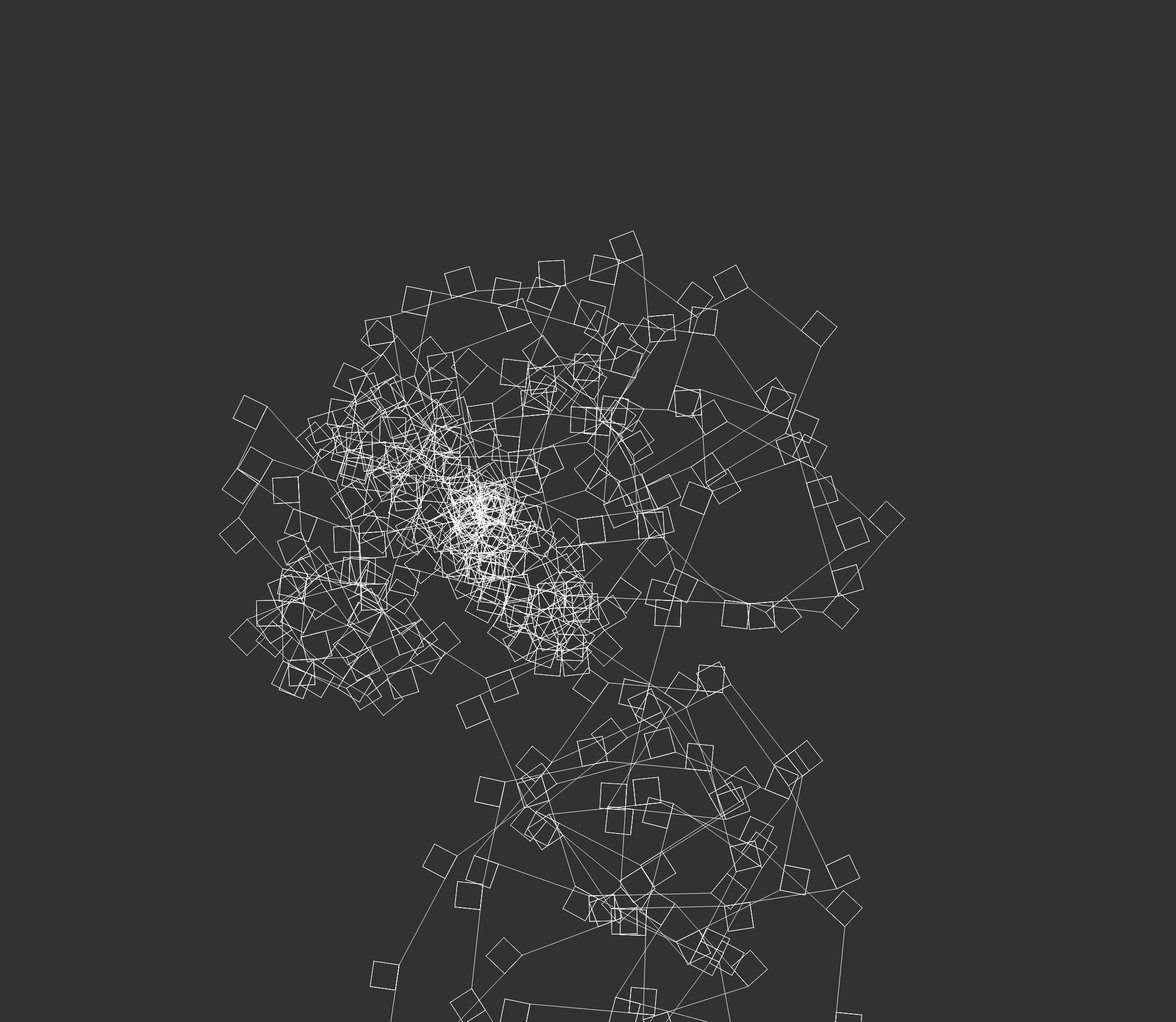
Frame 1 (no input)
Frame 2 (the mouse pressed at the canvas centre, redrawn once): identical to frame 1, image omitted

The p5.js sketch that drew this single still picture (run headless with seeded random() and noise() and a simulated clock; the mouse was pressed at the canvas centre and the sketch redrawn once):

// p5.js sketch
// ── sketch.js
// basic template sketch showing how to use the Turtle class
var myTurtle;

function setup() {
	createCanvas(2300, 2000);
	noFill();
	noStroke();
	background(50);
	noLoop();
	//blendMode(OVERLAY);

	myTurtle = new Turtle();
}



function draw() {
	// move to starting position (without drawing)

	for (var s = 0; s < 7; s++) {
		myTurtle.penUp();
		myTurtle.moveBackward(200);
		myTurtle.turnLeft(90);
		myTurtle.penDown();


		for (var i = 0; i < 500; i++) {
			myTurtle.moveForward(5 + i * 0.6);
			myTurtle.turnLeft(random(0, 120));
			drawSquare();
			stroke(255);

		}
	}

	// for (var i2 = 0; i2 < 20; i2++) {
	// 	myTurtle.moveForward(5 + i2 * 0.5);
	// 	myTurtle.turnLeft(30);
	// 	drawSquare();
	// 	stroke(163, 0, 204);
	//
	// }



}


function drawSquare() {
	myTurtle.pushState();

	for (var i = 0; i < 10; i++) {
		myTurtle.moveForward(50);
		myTurtle.turnRight(90);
	}

	myTurtle.popState();
}

// ── turtle.js
// Turtle
// Basic turtle graphics implementation:
// https://en.wikipedia.org/wiki/Turtle_graphics
// For more info on Javascript OOP:
// https://developer.mozilla.org/en-US/docs/Web/JavaScript/Introduction_to_Object-Oriented_JavaScript
//
// The turtle's coordinate system uses pixels for distance and degrees for rotations
// 0 degrees is straight right (east); positive degrees are clockwise

// Turtle constructor
// takes optional x, y starting coordinates (default is center of sketch)
function Turtle(x, y) {
  // assign default values to x and y if they were not passed
  if (typeof x === "undefined") {
    x = width * 0.5;
  }
  if (typeof y === "undefined") {
    y = height * 0.5;
  }
  this.x = x;
  this.y = y;
  this.bearingRadians = 0;
  this.isPenDown = true;
  this._stateStack = [];
}

// moveTo instantly transports the turtle to the provided x, y location, drawing a line if pen is down
Turtle.prototype.moveTo = function(newX, newY) {
  if (this.isPenDown) {
    line(this.x, this.y, newX, newY);
  }
  this.x = newX;
  this.y = newY;
};

// moveForward moves the turtle along its current bearing, drawing a line if pen is down
Turtle.prototype.moveForward = function(distance) {
  var newX = this.x + cos(this.bearingRadians) * distance;
  var newY = this.y + sin(this.bearingRadians) * distance;
  this.moveTo(newX, newY);
};

// moveBackward moves the turtle backward from its current bearing, drawing a line if pen is down
Turtle.prototype.moveBackward = function(distance) {
  this.moveForward(-distance);
};

// turnTo changes the turtle's bearing to the provided angle in degrees
Turtle.prototype.turnTo = function(positionDegrees) {
  this.bearingRadians = radians(positionDegrees);
};

// turnRight rotates the turtle's bearing clockwise by the provided angle in degrees
Turtle.prototype.turnRight = function(amountDegrees) {
  this.bearingRadians += radians(amountDegrees);
};

// turnLeft rotates the turtle's bearing counter-clockwise by the provided angle in degrees
Turtle.prototype.turnLeft = function(amountDegrees) {
  this.bearingRadians -= radians(amountDegrees);
};

// penUp tells the turtle to move without drawing
Turtle.prototype.penUp = function() {
  this.isPenDown = false;
};

// penDown tells the turtle to draw a line when it moves
Turtle.prototype.penDown = function() {
  this.isPenDown = true;
};

// pushState records the turtle's current state (position, bearing, etc.) to a stack so that changes can be undone easily
Turtle.prototype.pushState = function() {
  this._stateStack.push({
    x: this.x,
    y: this.y,
    bearingRadians: this.bearingRadians,
    isPenDown: this.isPenDown
  });
};

// popState restores the turtle's state to the top recorded state on the stack
Turtle.prototype.popState = function() {
  if (this._stateStack.length === 0) {
    console.error(
      "Turtle: No states left on stack. Make sure your calls to .pushState and .popState are ballanced."
    );
    return;
  }
  var state = this._stateStack.pop();
  this.x = state.x;
  this.y = state.y;
  this.bearingRadians = state.bearingRadians;
  this.isPenDown = state.isPenDown;
};

// image draws and image centered on the turtle's current location and alligned with the turtle's rotation
Turtle.prototype.image = function(i, w, h) {
  // w, h are optional parameters to this function and to p5's image
  // p5's image function will draw the image at its "normal" size if w and h are undefined

  push();
  translate(this.x, this.y);
  rotate(this.bearingRadians - PI * 0.5);
  imageMode(CENTER);
  image(i, 0, 0, w, h);
  pop();
};
